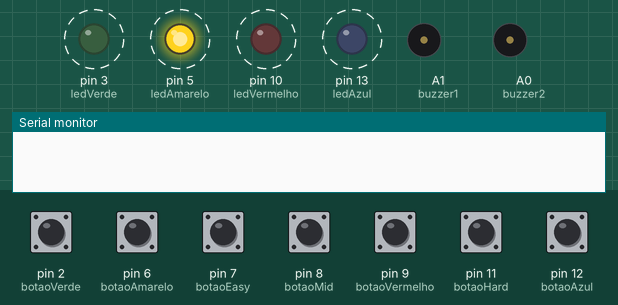
Simulated run of this sketch. Board: Arduino Uno, built with avr-gcc and run on an emulated ATmega328P. On the bench: output pins drawn as LEDs (lit = HIGH), buzzer (waves = sounding, pin HIGH), the last lines printed to the serial monitor. Dashed ring = blinking. The inputs (shaded band) are chosen by the test bench; at power-on: pin 2 (botaoVerde), pin 6 (botaoAmarelo), pin 7 (botaoEasy), pin 8 (botaoMid), pin 9 (botaoVermelho), pin 11 (botaoHard), pin 12 (botaoAzul) LOW. Random numbers use the default seed unless the sketch sets one.

Above: at 1.25 s.
1.3 s: pin 7 (botaoEasy) pulled HIGH for 0.15 s
At 2.0 s:
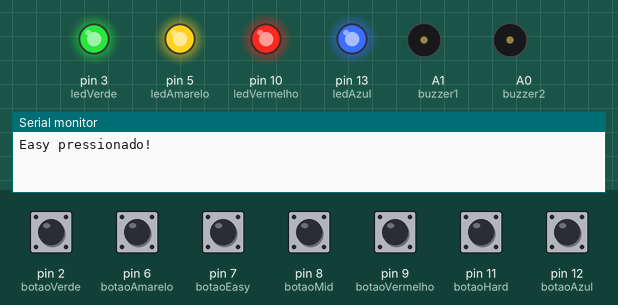
4.4 s: pin 2 (botaoVerde) pulled HIGH for 1 s
At 7.1 s:
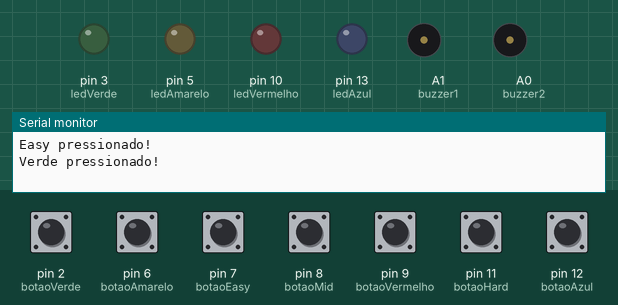
7.5 s: pin 6 (botaoAmarelo) pulled HIGH for 0.15 s
At 7.8 s:
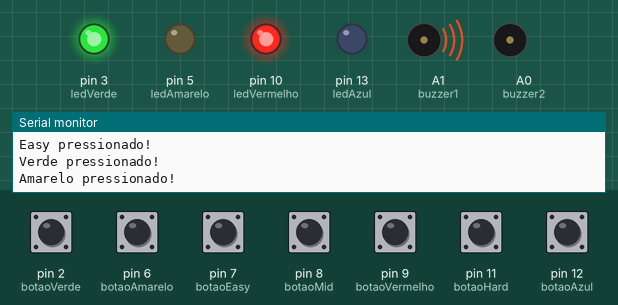
10.5 s: pin 8 (botaoMid) pulled HIGH for 0.15 s
13.5 s: pin 12 (botaoAzul) pulled HIGH for 1 s
At 14.86 s:
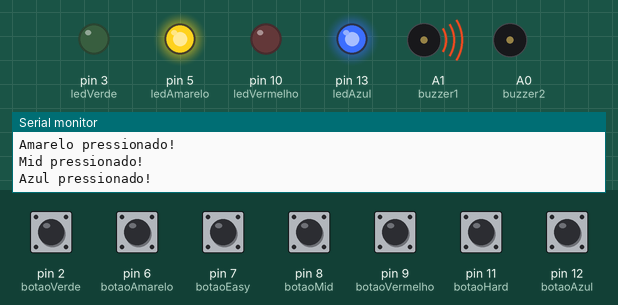
16.5 s: pin 9 (botaoVermelho) pulled HIGH for 0.15 s
Timing chart, 0 to 20.5 s (numbered marks = the images above; inputs shaded):
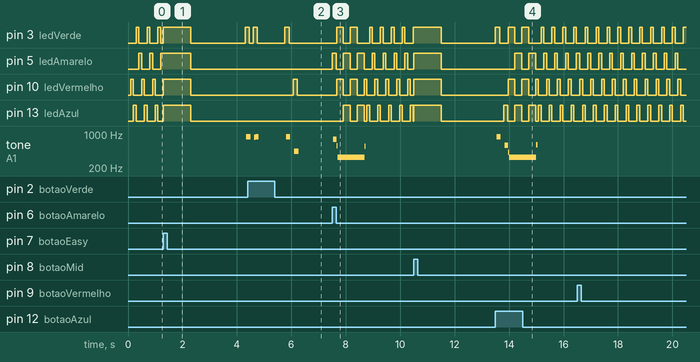

Measured:
- after the input at 1.3 s, tone on A1 (buzzer1): silent → 870 Hz after 3.0 s
- after the input at 4.4 s, pin 10 (ledVermelho): LOW → HIGH after 1.7 s, → LOW 0.15 s later
- after the input at 7.5 s, pin 3 (ledVerde): goes HIGH 0.25 s, LOW 0.25 s, HIGH 0.25 s, LOW 0.45 s, 4 × (HIGH 0.10 s, LOW 0.30 s), then HIGH, starting after 0.16 s; pin 5 (ledAmarelo): LOW → HIGH at once, then repeats every 0.52 s: LOW 0.26 s, HIGH 0.25 s
- after the input at 13.5 s, pin 5 (ledAmarelo): goes HIGH 0.25 s, LOW 0.25 s, HIGH 0.25 s, 3 × (LOW 0.30 s, HIGH 0.10 s), LOW 0.30 s, then HIGH, starting after 0.72 s; pin 10 (ledVermelho): goes HIGH 0.25 s, LOW 0.25 s, HIGH 0.25 s, 4 × (LOW 0.25 s, HIGH 0.10 s), then LOW, starting after 0.46 s

The sketch:

codigo.ino
```cpp
// code with ♥ by: ATOM
// instagram: @atom_robot

byte escolhaDesligada = 0;
byte escolhaNenhuma = 0;

#define escolhaVermelho (1 << 0)
#define escolhaVerde (1 << 1)
#define escolhaAzul (1 << 2)
#define escolhaAmarelo (1 << 3)
// dif
#define escolhaEasy (1 << 4)
#define escolhaMid (1 << 5)
#define escolhaHard (1 << 6)

int ledVermelho = 10;
int ledVerde = 3;
int ledAzul = 13;
int ledAmarelo = 5;

int botaoVermelho = 9;
int botaoVerde = 2;
int botaoAzul = 12;
int botaoAmarelo = 6;

// leitura: modo atracao
byte leitura;

// dif
int botaoEasy = 7;
int botaoMid = 8;
int botaoHard = 11;

int buzzer1 = A1;
int buzzer2 = A0;

byte tabuleiroJogo[10];  // armazena todos os movimentos(sequencias) de cada level

byte dificuldade;

// dependem da dificuldade
int rodadasParaVencer;
int tempoEspera;

byte rodadaJogo = 0;

void setup()
{
  Serial.begin(9600);
  pinMode(botaoVermelho, INPUT);
  pinMode(botaoVerde, INPUT);
  pinMode(botaoAzul, INPUT);
  pinMode(botaoAmarelo, INPUT);

  pinMode(botaoEasy, INPUT);
  pinMode(botaoMid, INPUT);
  pinMode(botaoHard, INPUT);

  pinMode(ledVermelho, OUTPUT);
  pinMode(ledVerde, OUTPUT);
  pinMode(ledAzul, OUTPUT);
  pinMode(ledAmarelo, OUTPUT);

  pinMode(buzzer1, OUTPUT);
  pinMode(buzzer2, OUTPUT);
}

void loop()
{
  // comeca com modoAtracao() ate que seja escolhida a dificuldade desejada: escolhaEasy escolhaMid ou escolhaHard
  dificuldade = modoAtracao();

  setarLEDs(escolhaVermelho | escolhaVerde | escolhaAzul | escolhaAmarelo);
  delay(1000);
  setarLEDs(escolhaDesligada);
  delay(2000);

  if (jogarMemoria(dificuldade) == true)
    tocarVencedor();
  else
    tocarPerdedor();
}

boolean jogarMemoria(byte dificuldade)
{
  randomSeed(millis());

  if (dificuldade == escolhaEasy) {
    rodadasParaVencer = 5;
    tempoEspera = 5000;
  } else if (dificuldade == escolhaMid) {
    rodadasParaVencer = 10;
    tempoEspera = 4000;
  } else if (dificuldade == escolhaHard) {
    rodadasParaVencer = 15;
    tempoEspera = 2000;
  }

  rodadaJogo = 0;

  while (rodadaJogo < rodadasParaVencer)
  {
    adicionarAosMovimentos();

    reproduzirMovimentos();

    for (byte movimentoAtual = 0 ; movimentoAtual < rodadaJogo ; movimentoAtual++)
    {
      byte escolha = esperarPorBotao(tempoEspera);

      if (escolha == escolhaNenhuma) return false;

      // botoes de opcao dificuldade aqui sao descartados da situacao em que o jogador perde, isto eh, levamos em consideracao apenas os 4 botoes(vermelho, verde, azul e amarelo)
      if (escolha != tabuleiroJogo[movimentoAtual] && escolha != escolhaEasy && escolha != escolhaMid && escolha != escolhaHard) return false;
    }

    delay(1000);
  }

  return true;
}

void reproduzirMovimentos(void)
{
  for (byte movimentoAtual = 0 ; movimentoAtual < rodadaJogo ; movimentoAtual++)
  {
    tonar(tabuleiroJogo[movimentoAtual], 150);

    delay(150);
  }
}

void adicionarAosMovimentos(void)
{
  // gera um byte que representa um numero de 0 a 4
  byte novoBotao = random(0, 4);

  // identifica o botao escolhido de maneira randomica
  if(novoBotao == 0) novoBotao = escolhaVermelho;
  else if(novoBotao == 1) novoBotao = escolhaVerde;
  else if(novoBotao == 2) novoBotao = escolhaAzul;
  else if(novoBotao == 3) novoBotao = escolhaAmarelo;

  // incrementa o botao que eh representado por um byte a tabuleiroJogo ao fim desse array
  tabuleiroJogo[rodadaJogo++] = novoBotao;
}

void setarLEDs(byte leds)
{
  if (leds & escolhaVermelho)
    digitalWrite(ledVermelho, HIGH);
  else
    digitalWrite(ledVermelho, LOW);

  if (leds & escolhaVerde)
    digitalWrite(ledVerde, HIGH);
  else
    digitalWrite(ledVerde, LOW);

  if (leds & escolhaAzul)
    digitalWrite(ledAzul, HIGH);
  else
    digitalWrite(ledAzul, LOW);

  if (leds & escolhaAmarelo)
    digitalWrite(ledAmarelo, HIGH);
  else
    digitalWrite(ledAmarelo, LOW);
}

byte esperarPorBotao(int tempoEspera)
{
  long tempoInicio = millis();
  int limiteTempoEntrada = tempoEspera;

  while ((millis() - tempoInicio) < limiteTempoEntrada)
  {
    byte botao = verificarBotao();

    if (botao != escolhaNenhuma && botao != escolhaEasy && botao != escolhaMid && botao != escolhaHard)
    {
      tonar(botao, 150);
	    delay(10);

      return botao;
    }
  }

  return escolhaNenhuma;
}

byte verificarBotao(void)
{
  // dificuldades
  if (digitalRead(botaoVermelho) == 1)  {Serial.println("Vermelho pressionado!"); return(escolhaVermelho);}
  else if (digitalRead(botaoVerde) == 1) { Serial.println("Verde pressionado!"); return(escolhaVerde);}
  else if (digitalRead(botaoAzul) == 1) { Serial.println("Azul pressionado!"); return(escolhaAzul);}
  else if (digitalRead(botaoAmarelo) == 1)  {Serial.println("Amarelo pressionado!"); return(escolhaAmarelo);}
  else if (digitalRead(botaoEasy) == 1) {Serial.println("Easy pressionado!");  return(escolhaEasy);}
  else if (digitalRead(botaoMid) == 1)  {Serial.println("Mid pressionado!"); return(escolhaMid);}
  else if (digitalRead(botaoHard) == 1)  {Serial.println("Hard pressionado!"); return(escolhaHard);}

  return(escolhaNenhuma);
}

void tonar(byte qual, int duracaoBuzzMs)
{
  setarLEDs(qual);

  switch(qual)
  {
  case escolhaVermelho:
    somBuzz(duracaoBuzzMs, 1136);
    break;
  case escolhaVerde:
    somBuzz(duracaoBuzzMs, 568);
    break;
  case escolhaAzul:
    somBuzz(duracaoBuzzMs, 851);
    break;
  case escolhaAmarelo:
    somBuzz(duracaoBuzzMs, 638);
    break;
  }

  setarLEDs(escolhaDesligada);
}

void somBuzz(int duracaoBuzzMs, int delayBuzzUs)
{
  long duracaoBuzzUs = duracaoBuzzMs * (long)1000;

  while (duracaoBuzzUs > (delayBuzzUs * 2))
  {
    duracaoBuzzUs -= delayBuzzUs * 2;

    digitalWrite(buzzer1, LOW);
    digitalWrite(buzzer2, HIGH);
    delayMicroseconds(delayBuzzUs);

    digitalWrite(buzzer1, HIGH);
    digitalWrite(buzzer2, LOW);
    delayMicroseconds(delayBuzzUs);
  }
}

void tocarVencedor()
{
  int melodia[] = {
    440, 440, 440, 349, 523, 440, 349, 523, 440,
    659, 659, 659, 698, 523, 415, 349, 523, 440
  };

  int duracoes[] = {
    500, 500, 500, 350, 150, 500, 350, 150, 650,
    500, 500, 500, 350, 150, 500, 350, 150, 650
  };

  for (int i = 0; i < 18; i++) {
    somBuzz(duracoes[i], 1000000 / melodia[i] / 2);
    delay(50);
  }

  setarLEDs(escolhaDesligada);
}


void somInicio(void)
{
    for (byte y = 0 ; y < 3 ; y++)
    {
      digitalWrite(buzzer2, HIGH);
      digitalWrite(buzzer1, LOW);
      delayMicroseconds(20);

      digitalWrite(buzzer2, LOW);
      digitalWrite(buzzer1, HIGH);
      delayMicroseconds(20);
    }
}

void tocarPerdedor(void)
{
  setarLEDs(escolhaVermelho | escolhaVerde);
  somBuzz(255, 1500);

  setarLEDs(escolhaAzul | escolhaAmarelo);
  somBuzz(255, 1500);

  setarLEDs(escolhaVermelho | escolhaVerde);
  somBuzz(255, 1500);

  setarLEDs(escolhaAzul | escolhaAmarelo);
  somBuzz(255, 1500);
}

byte modoAtracao() {
  const unsigned long intervalo = 100;  // tempo entre cada LED em ms
  unsigned long ultimoMillis = 0;
  byte estadoAtual = 0;

  while (true) {
    unsigned long agora = millis();

    // Se passou o tempo, muda para o próximo LED e som
    if (agora - ultimoMillis >= intervalo) {
      ultimoMillis = agora;

      switch (estadoAtual) {
        case 0:
          setarLEDs(escolhaVermelho);
          somInicio();
          break;
        case 1:
          setarLEDs(escolhaAzul);
          somInicio();
          break;
        case 2:
          setarLEDs(escolhaVerde);
          somInicio();
          break;
        case 3:
          setarLEDs(escolhaAmarelo);
          somInicio();
          break;
      }

      estadoAtual = (estadoAtual + 1) % 4; // ciclo entre 0–3
    }

    // Checa se o jogador escolheu uma dificuldade
    leitura = verificarBotao();
    if (leitura == escolhaEasy || leitura == escolhaMid || leitura == escolhaHard)
      return leitura;
  }
}
```
